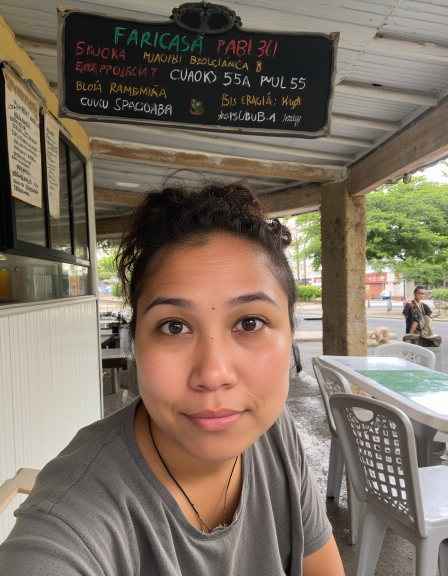
#> input picture flux_gguf_realism_seed2432923206.png, 896 x 1152 px (shown at 1/2 size)
$ python add_phone_grain.py flux_gguf_realism_seed2432923206.png
#> lines starting #> are read from the running program, lines starting #| are printed output that depends on the picture
"""Add smartphone-style sensor noise and JPEG compression to an image.

Usage: venv/bin/python add_phone_grain.py INPUT.png [OUTPUT.jpg] [--strength 3.0] [--quality 82] [--seed 0]
"""
import argparse
from pathlib import Path

import numpy as np
from PIL import Image


def add_grain(img, strength, seed):
#> called with strength = 3, seed = 0
    rng = np.random.default_rng(seed)
    rgb = np.asarray(img.convert("RGB"), dtype=np.float32)
    luma = rgb @ np.array([0.299, 0.587, 0.114], dtype=np.float32)
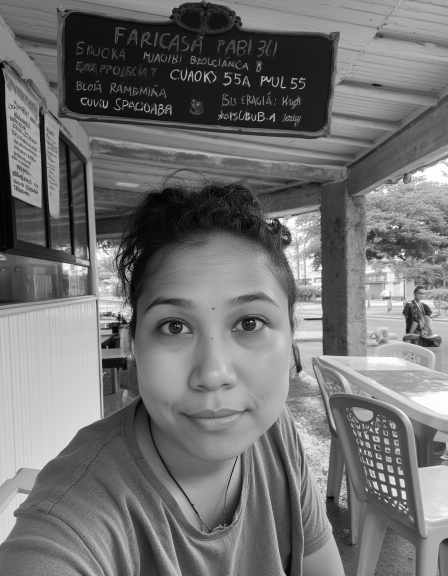
#> luma: shape (1152, 896) float32 (shown at 1/2 size); min 0, max 255, mean 114.2

    # Luminance noise, stronger in shadows like a small phone sensor.
    sigma = strength * (1.4 - 0.6 * luma / 255.0)
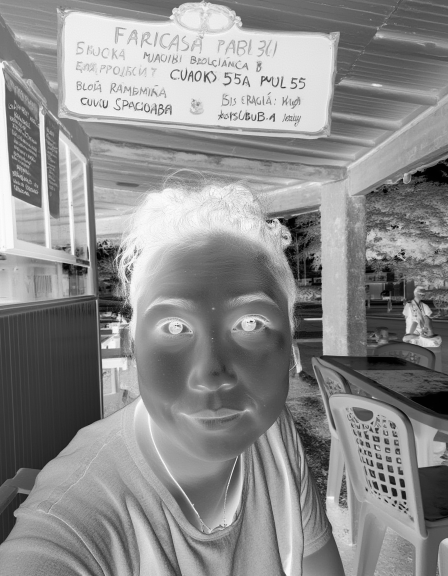
#> sigma: shape (1152, 896) float32 (shown at 1/2 size); min 2.4, max 4.2, mean 3.39; drawn with min black and max white
    rgb += (rng.standard_normal(luma.shape).astype(np.float32) * sigma)[..., None]

    # Low-frequency chroma blotches: noise generated at 1/4 size and upscaled.
    h, w = luma.shape
#> h = 1152; w = 896
    small = rng.standard_normal((h // 4 + 1, w // 4 + 1, 3)).astype(np.float32) * strength * 0.5
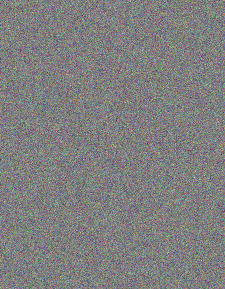
#> small: shape (289, 225, 3) float32; mean of channels 0, 1, 2 0.00392, -0.00528, -0.000598; drawn with min black and max white
    chroma = np.stack([np.asarray(Image.fromarray(small[..., c]).resize((w, h), Image.BILINEAR)) for c in range(3)], -1)
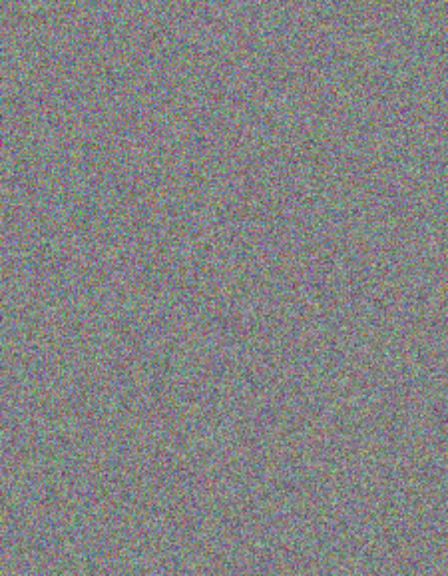
#> chroma: shape (1152, 896, 3) float32 (shown at 1/2 size); mean of channels 0, 1, 2 0.00392, -0.00528, -0.000598; drawn with min black and max white
    rgb += chroma - chroma.mean(axis=-1, keepdims=True)  # zero-mean across channels: shifts hue, not brightness

    return Image.fromarray(np.clip(rgb, 0, 255).astype(np.uint8))


def main():
    parser = argparse.ArgumentParser()
    parser.add_argument("input")
    parser.add_argument("output", nargs="?")
    parser.add_argument("--strength", type=float, default=3.0)
    parser.add_argument("--quality", type=int, default=82)
    parser.add_argument("--seed", type=int, default=0)
    args = parser.parse_args()

    src = Path(args.input)
    dest = Path(args.output) if args.output else src.with_name(src.stem + "_grain.jpg")
    add_grain(Image.open(src), args.strength, args.seed).save(dest, "JPEG", quality=args.quality, subsampling=2)
    print(dest)


if __name__ == "__main__":
    main()

$ run again, on flux_gguf_selfie_seed2430763380.png
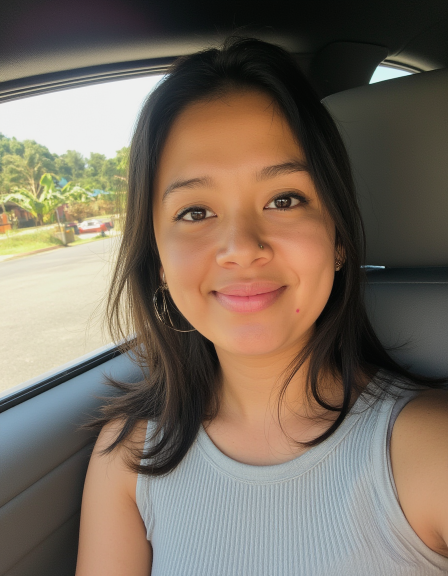
#> input picture flux_gguf_selfie_seed2430763380.png, 896 x 1152 px (shown at 1/2 size)
#> in add_grain, `luma = rgb @ np.array([0.299, 0.587, 0.114], dtype=np.float32)`:
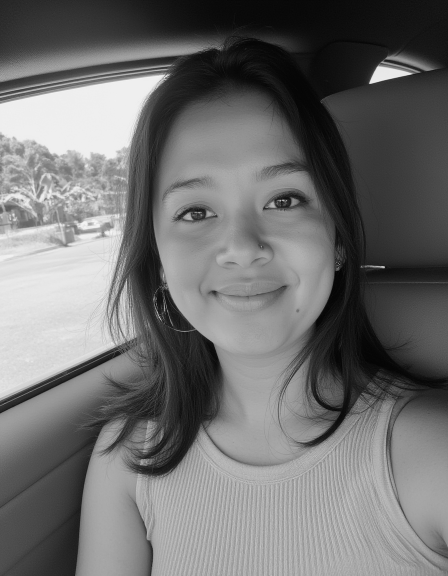
#> luma: shape (1152, 896) float32 (shown at 1/2 size); min 0.299, max 251.1, mean 112.1
#> in add_grain, `sigma = strength * (1.4 - 0.6 * luma / 255.0)`:
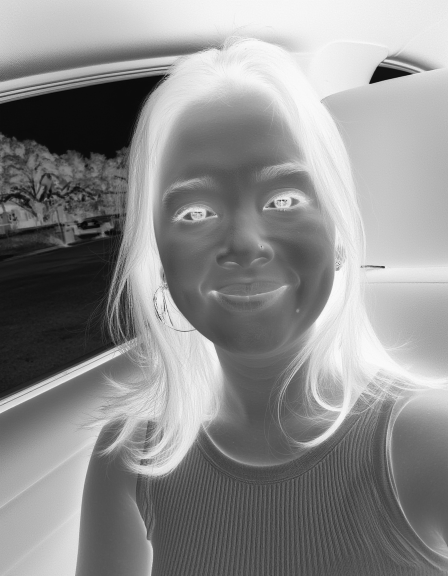
#> sigma: shape (1152, 896) float32 (shown at 1/2 size); min 2.43, max 4.2, mean 3.41; drawn with min black and max white

$ run again, on flux_gguf_selfie_v2_hires45_dd_seed2430763380.png
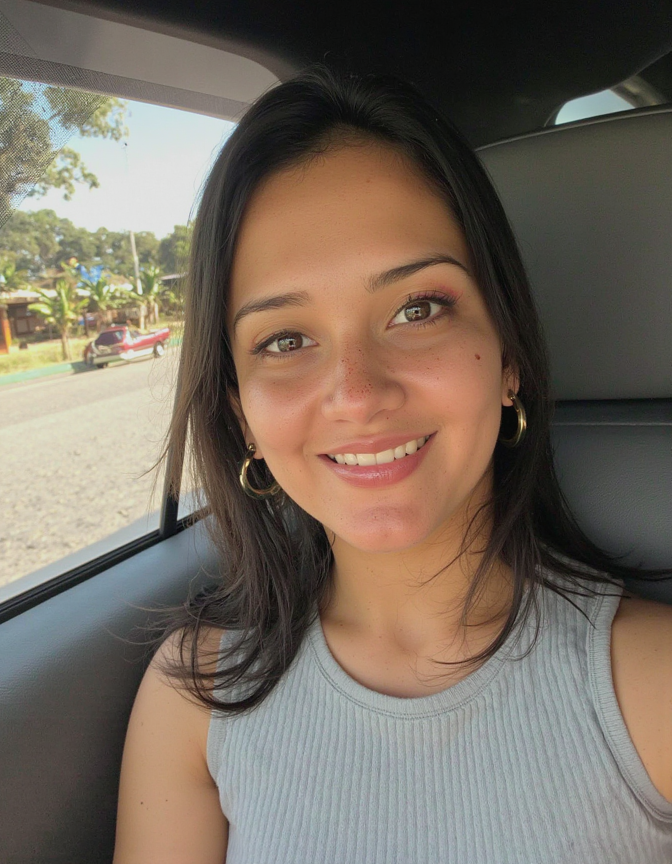
#> input picture flux_gguf_selfie_v2_hires45_dd_seed2430763380.png, 1344 x 1728 px (shown at 1/2 size)
#> in add_grain, `sigma = strength * (1.4 - 0.6 * luma / 255.0)`:
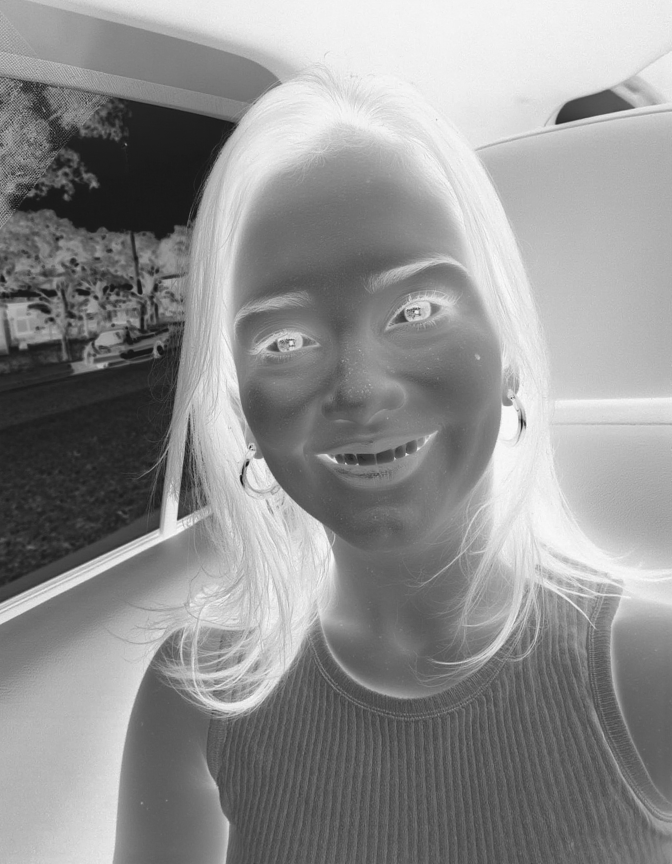
#> sigma: shape (1728, 1344) float32 (shown at 1/2 size); min 2.42, max 4.19, mean 3.42; drawn with min black and max white
#> in add_grain, `chroma = np.stack([np.asarray(Image.fromarray(small[..., c]).resize((w..`:
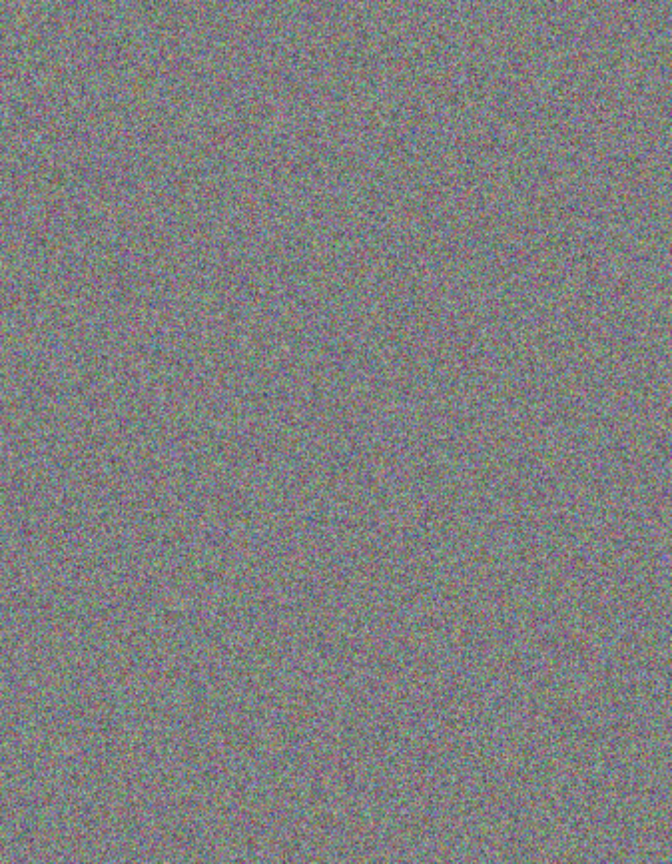
#> chroma: shape (1728, 1344, 3) float32 (shown at 1/2 size); mean of channels 0, 1, 2 -0.0027, -0.00361, -0.00282; drawn with min black and max white
